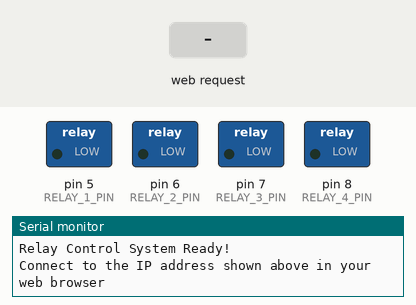
Simulated run of this sketch. Board: Arduino Uno, built with avr-gcc and run on an emulated ATmega328P. Shown: switched loads named in the sketch (green lamp = pin HIGH), the last lines printed to the serial monitor. The test bench sets the inputs (shaded band). WiFi joins after 1.5 s; servers stay silent unless stated.

Above: at 1.3 s.
1.4 s: HTTP request GET /pair1/on received
At 1.64 s:
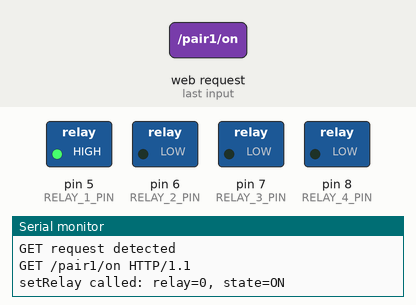
3.3 s: HTTP request GET /relay3/on received
At 3.54 s:
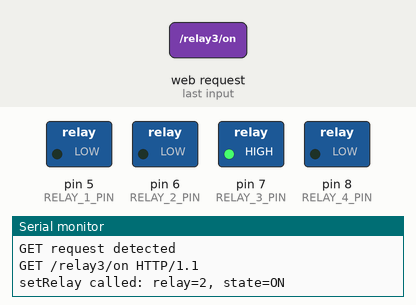
5.1 s: HTTP request GET /relay4/off received
At 5.35 s:
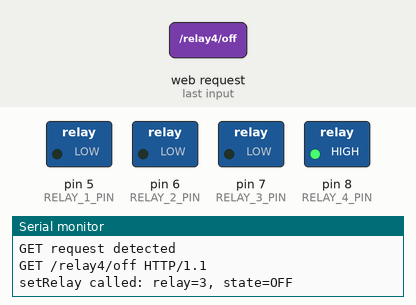
Timing chart, 0 to 8.1 s (numbered marks = the images above; inputs shaded):
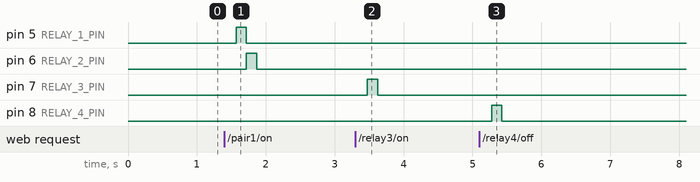

The sketch:

Relay_Control_Ethernet.ino
```cpp
/*
 * Relay Control with Ethernet Shield
 *
 * This project controls four relays using a SparkFun RedBoard Plus
 * with an Arduino Ethernet Shield. Relays can be controlled individually
 * or in pairs via Ethernet commands.
 *
 * Hardware:
 * - SparkFun RedBoard Plus
 * - Arduino Ethernet Shield
 * - 4x Relay modules (connected to pins 2, 3, 4, 5)
 *
 * Relay Pairs:
 * - Pair 1: Relays 1 & 2
 * - Pair 2: Relays 3 & 4
 * - All relays can be controlled individually
 */

#include <SPI.h>
#include <Ethernet.h>
#include <avr/pgmspace.h>
#include "config.h"


// Relay pin definitions (from config.h)
const int RELAY_1 = RELAY_1_PIN;
const int RELAY_2 = RELAY_2_PIN;
const int RELAY_3 = RELAY_3_PIN;
const int RELAY_4 = RELAY_4_PIN;

// tracking the pin activated and its state
int pin;
bool state;


// Network configuration (from config.h)
byte mac[] = MAC_ADDRESS;
IPAddress ip(IP_ADDRESS);
IPAddress gateway(GATEWAY_ADDRESS);
IPAddress subnet(SUBNET_MASK);

// Initialize Ethernet server on port 80
EthernetServer server(SERVER_PORT);

// Relay states
bool relayStates[4] = {false, false, false, false};

// Move static HTML/CSS to PROGMEM to save RAM
const char PAGE_HEADER[] PROGMEM =
  "<!DOCTYPE HTML><html><head><title>Prusa Enclosure Control</title></head><body><h1>Prusa Enclosure Control</h1>";

const char PAGE_FOOTER[] PROGMEM =
  "</body></html>";

// Function prototypes
void setRelay(int relayIndex, bool state);
void parseRequestBuffer(const char* request);
void sendHTMLPage(EthernetClient client);
void printProgmem(EthernetClient& client, const char* str);

void setup() {
  // Initialize serial communication
  Serial.begin(SERIAL_BAUD_RATE);
  Serial.println("Relay Control System Starting...");

  // Initialize relay pins
  pinMode(RELAY_1, OUTPUT);
  pinMode(RELAY_2, OUTPUT);
  pinMode(RELAY_3, OUTPUT);
  pinMode(RELAY_4, OUTPUT);

  // Start Ethernet connection with static IP
  Serial.println("Starting Ethernet connection with static IP...");

  Ethernet.begin(mac, ip, gateway, subnet);
  Serial.print("Static IP assigned: ");
  Serial.println(Ethernet.localIP());

  // Start the server
  server.begin();

  Serial.println("Relay Control System Ready!");
  Serial.println("Connect to the IP address shown above in your web browser");
}

void loop() {

  // Listen for incoming clients
  EthernetClient client = server.available();

  if (client) {
    Serial.println("New client connected");

    // Read the first line of the request with timeout
    String requestLine = "";
    unsigned long startTime = millis();
    const unsigned long timeout = 3000; // 3 second timeout

    while (client.connected() && (millis() - startTime) < timeout) {
      if (client.available()) {
        char c = client.read();
        if (c == '\n') {
          break; // End of first line
        }
        requestLine += c;
        startTime = millis(); // Reset timeout on new data
      }
      delay(1);
    }

    Serial.print("Request line: ");
    Serial.println(requestLine);

    // Always try to parse the request
    parseRequestBuffer(requestLine.c_str());

    // Send HTTP response
    client.println("HTTP/1.1 200 OK");
    client.println("Content-Type: text/html");
    client.println("Connection: close");
    client.println();

    // Send the HTML page
    sendHTMLPage(client);

    // Give the web browser time to receive the data
    delay(1);

    // Close the connection
    client.stop();
    Serial.println("Client disconnected");
  }
}

void parseRequestBuffer(const char* request) {
  Serial.println("=== PARSE REQUEST BUFFER CALLED ===");
  Serial.print("Parsing request: ");
  Serial.println(request);

  // Parse GET requests for relay control
  if (strstr(request, "GET") != NULL) {
    Serial.println("GET request detected");
    Serial.println(request);

    // Individual relay control
    if (strstr(request, "/relay1/on") != NULL) {
      setRelay(0, true);
      Serial.println("Relay 1 ON");
    } else if (strstr(request, "/relay1/off") != NULL) {
      setRelay(0, false);
      Serial.println("Relay 1 OFF");
    } else if (strstr(request, "/relay2/on") != NULL) {
      setRelay(1, true);
      Serial.println("Relay 2 ON");
    } else if (strstr(request, "/relay2/off") != NULL) {
      setRelay(1, false);
      Serial.println("Relay 2 OFF");
    } else if (strstr(request, "/relay3/on") != NULL) {
      setRelay(2, true);
      Serial.println("Relay 3 ON");
    } else if (strstr(request, "/relay3/off") != NULL) {
      setRelay(2, false);
      Serial.println("Relay 3 OFF");
    } else if (strstr(request, "/relay4/on") != NULL) {
      setRelay(3, true);
      Serial.println("Relay 4 ON");
    } else if (strstr(request, "/relay4/off") != NULL) {
      setRelay(3, false);
      Serial.println("Relay 4 OFF");
    }
    // Pair control
    else if (strstr(request, "/pair1/on") != NULL) {
      setRelay(0, true);
      setRelay(1, true);
      Serial.println("Pair 1 ON (Relays 1 & 2)");
    } else if (strstr(request, "/pair1/off") != NULL) {
      setRelay(0, false);
      setRelay(1, false);
      Serial.println("Pair 1 OFF (Relays 1 & 2)");
    } else if (strstr(request, "/pair2/on") != NULL) {
      setRelay(2, true);
      setRelay(3, true);
      Serial.println("Pair 2 ON (Relays 3 & 4)");
    } else if (strstr(request, "/pair2/off") != NULL) {
      setRelay(2, false);
      setRelay(3, false);
      Serial.println("Pair 2 OFF (Relays 3 & 4)");
    }
    // All relays control
    else if (strstr(request, "/all/on") != NULL) {
      setRelay(0, true);
      setRelay(1, true);
      setRelay(2, true);
      setRelay(3, true);
      Serial.println("All Relays ON");
    } else if (strstr(request, "/all/off") != NULL) {
      setRelay(0, false);
      setRelay(1, false);
      setRelay(2, false);
      setRelay(3, false);
      Serial.println("All Relays OFF");
    } else {
      Serial.println("No relay command found in request");
    }
  } else {
    Serial.println("No GET request detected");
  }
  Serial.println("=== PARSE REQUEST BUFFER END ===");
}

void setRelay(int relayIndex, bool state) {
  DEBUG_PRINT("setRelay called: relay=");
  DEBUG_PRINT(relayIndex);
  DEBUG_PRINT(", state=");
  DEBUG_PRINTLN(state ? "ON" : "OFF");

  int pin = GET_RELAY_PIN(relayIndex);
  if (pin == -1) {
    DEBUG_PRINTLN("Invalid relay index");
    return;
  }

  relayStates[relayIndex] = state;
  set_relay_state(pin,state);


  DEBUG_PRINT("Pin ");
  DEBUG_PRINT(pin);
  DEBUG_PRINT(" set to ");
  DEBUG_PRINT(state ? "ON" : "OFF");
  DEBUG_PRINT(" (");
  DEBUG_PRINT(RELAY_ACTIVE_HIGH ? (state ? "HIGH" : "LOW") : (state ? "LOW" : "HIGH"));
  DEBUG_PRINTLN(")");
}

void sendHTMLPage(EthernetClient client) {
  printProgmem(client, PAGE_HEADER);


  // Outline each interface clearly
  // Relay 1: MK4s Light
  client.print("MK4 Light: ");
  client.print(relayStates[0] ? "ON" : "OFF");
  client.print(" - <a href='/relay"); client.print(1); client.print("/on'>ON</a> ");
  client.print("<a href='/relay"); client.print(1); client.print("/off'>OFF</a><br>");
  // Relay 2: MK4s Fan
  client.print("MK4 Fan: ");
  client.print(relayStates[1] ? "ON" : "OFF");
  client.print(" - <a href='/relay"); client.print(2); client.print("/on'>ON</a> ");
  client.print("<a href='/relay"); client.print(2); client.print("/off'>OFF</a><br>");
  // Relay 3: MK4s MMU Light
  client.print("MK4 MMU Light: ");
  client.print(relayStates[2] ? "ON" : "OFF");
  client.print(" - <a href='/relay"); client.print(3); client.print("/on'>ON</a> ");
  client.print("<a href='/relay"); client.print(3); client.print("/off'>OFF</a><br>");
  // Relay 4: MK4s MMU Fan
  client.print("MK4 MMU Fan: ");
  client.print(relayStates[3] ? "ON" : "OFF");
  client.print(" - <a href='/relay"); client.print(4); client.print("/on'>ON</a> ");
  client.print("<a href='/relay"); client.print(4); client.print("/off'>OFF</a><br>");

  // Pair controls
  client.print("<br>MK4s Light and Fan: <a href='/pair1/on'>ON</a> <a href='/pair1/off'>OFF</a><br>");
  client.print("MK4s MMU Light and Fan: <a href='/pair2/on'>ON</a> <a href='/pair2/off'>OFF</a><br>");

  // All relays control
  client.print("<br>All: <a href='/all/on'>ON</a> <a href='/all/off'>OFF</a><br>");

  // Status (very minimal)
  client.print("<br>IP: "); client.print(Ethernet.localIP());

  printProgmem(client, PAGE_FOOTER);
}

// Helper to print PROGMEM strings to client
void printProgmem(EthernetClient& client, const char* str) {
  char c;
  while ((c = pgm_read_byte(str++))) {
    client.write(c);
  }
}
void set_relay_state(int pin, bool state) {
    digitalWrite(pin, HIGH);
    delay(150);
    digitalWrite(pin, LOW);
  }
```

Config.h
```cpp
/*
 * Configuration Header for Relay Control System
 *
 * This file contains all configurable parameters for the relay control system.
 * Modify these values to customize the system for your specific setup.
 */

#ifndef CONFIG_H
#define CONFIG_H

// ============================================================================
// RELAY PIN CONFIGURATION
// ============================================================================

// Digital pins connected to relay modules
// NOTE: pin 4 is used by the NIC, so you have to skip it
#define RELAY_1_PIN 5
#define RELAY_2_PIN 6
#define RELAY_3_PIN 7
#define RELAY_4_PIN 8

// Relay logic configuration
// Set to true if your relays are active-high (HIGH = ON, LOW = OFF)
// Set to false if your relays are active-low (LOW = ON, HIGH = OFF)
#define RELAY_ACTIVE_HIGH true

// ============================================================================
// NETWORK CONFIGURATION
// ============================================================================

// MAC address (should be unique on your network)
#define MAC_ADDRESS { 0xDE, 0xAD, 0xBE, 0xEF, 0xFE, 0xED }

// IP configuration
#define IP_ADDRESS { 192, 168, 1, 177 }
#define GATEWAY_ADDRESS { 192, 168, 1, 1 }
#define SUBNET_MASK { 255, 255, 255, 0 }

// Server port
#define SERVER_PORT 80

// ============================================================================
// TIMING CONFIGURATION
// ============================================================================

// Serial communication baud rate
#define SERIAL_BAUD_RATE 9600

// Web page auto-refresh interval (milliseconds)
#define PAGE_REFRESH_INTERVAL 5000

// ============================================================================
// RELAY PAIR CONFIGURATION
// ============================================================================

// Define relay pairs (0-based indexing)
#define PAIR_1_RELAY_1 0  // Relay 1 (index 0)
#define PAIR_1_RELAY_2 1  // Relay 2 (index 1)
#define PAIR_2_RELAY_1 2  // Relay 3 (index 2)
#define PAIR_2_RELAY_2 3  // Relay 4 (index 3)

// ============================================================================
// DEBUG CONFIGURATION
// ============================================================================

// Enable/disable debug output
#define DEBUG_ENABLED true

// Debug output levels
#define DEBUG_LEVEL_NONE 0
#define DEBUG_LEVEL_BASIC 1
#define DEBUG_LEVEL_DETAILED 2
#define DEBUG_LEVEL_VERBOSE 3

// Set debug level (0-3)
#define DEBUG_LEVEL DEBUG_LEVEL_BASIC

// ============================================================================
// SAFETY CONFIGURATION
// ============================================================================

// Maximum number of relays that can be on simultaneously
// Set to 0 to disable limit
#define MAX_SIMULTANEOUS_RELAYS 0

// Relay state persistence (save state to EEPROM)
#define ENABLE_STATE_PERSISTENCE false

// ============================================================================
// WEB INTERFACE CONFIGURATION
// ============================================================================

// Page title
#define WEB_PAGE_TITLE "Relay Control System"

// Enable/disable auto-refresh
#define ENABLE_AUTO_REFRESH true

// ============================================================================
// HELPER MACROS
// ============================================================================

// Macro to get relay pin by index
#define GET_RELAY_PIN(index) \
  ((index) == 0 ? RELAY_1_PIN : \
   (index) == 1 ? RELAY_2_PIN : \
   (index) == 2 ? RELAY_3_PIN : \
   (index) == 3 ? RELAY_4_PIN : -1)

// Debug print macros
#if DEBUG_ENABLED
  #if DEBUG_LEVEL >= DEBUG_LEVEL_BASIC
    #define DEBUG_PRINT(x) Serial.print(x)
    #define DEBUG_PRINTLN(x) Serial.println(x)
  #else
    #define DEBUG_PRINT(x)
    #define DEBUG_PRINTLN(x)
  #endif

  #if DEBUG_LEVEL >= DEBUG_LEVEL_DETAILED
    #define DEBUG_PRINT_DETAILED(x) Serial.print(x)
    #define DEBUG_PRINTLN_DETAILED(x) Serial.println(x)
  #else
    #define DEBUG_PRINT_DETAILED(x)
    #define DEBUG_PRINTLN_DETAILED(x)
  #endif

  #if DEBUG_LEVEL >= DEBUG_LEVEL_VERBOSE
    #define DEBUG_PRINT_VERBOSE(x) Serial.print(x)
    #define DEBUG_PRINTLN_VERBOSE(x) Serial.println(x)
  #else
    #define DEBUG_PRINT_VERBOSE(x)
    #define DEBUG_PRINTLN_VERBOSE(x)
  #endif
#else
  #define DEBUG_PRINT(x)
  #define DEBUG_PRINTLN(x)
  #define DEBUG_PRINT_DETAILED(x)
  #define DEBUG_PRINTLN_DETAILED(x)
  #define DEBUG_PRINT_VERBOSE(x)
  #define DEBUG_PRINTLN_VERBOSE(x)
#endif

#endif // CONFIG_H 
```

Measured:
- after the input at 1.4 s, pin 5 (RELAY_1_PIN): LOW → HIGH after 0.17 s, → LOW 0.15 s later; pin 6 (RELAY_2_PIN): LOW → HIGH after 0.32 s, → LOW 0.15 s later
- after the input at 3.3 s, pin 7 (RELAY_3_PIN): LOW → HIGH after 0.17 s, → LOW 0.15 s later
- after the input at 5.1 s, pin 8 (RELAY_4_PIN): LOW → HIGH after 0.18 s, → LOW 0.15 s later
